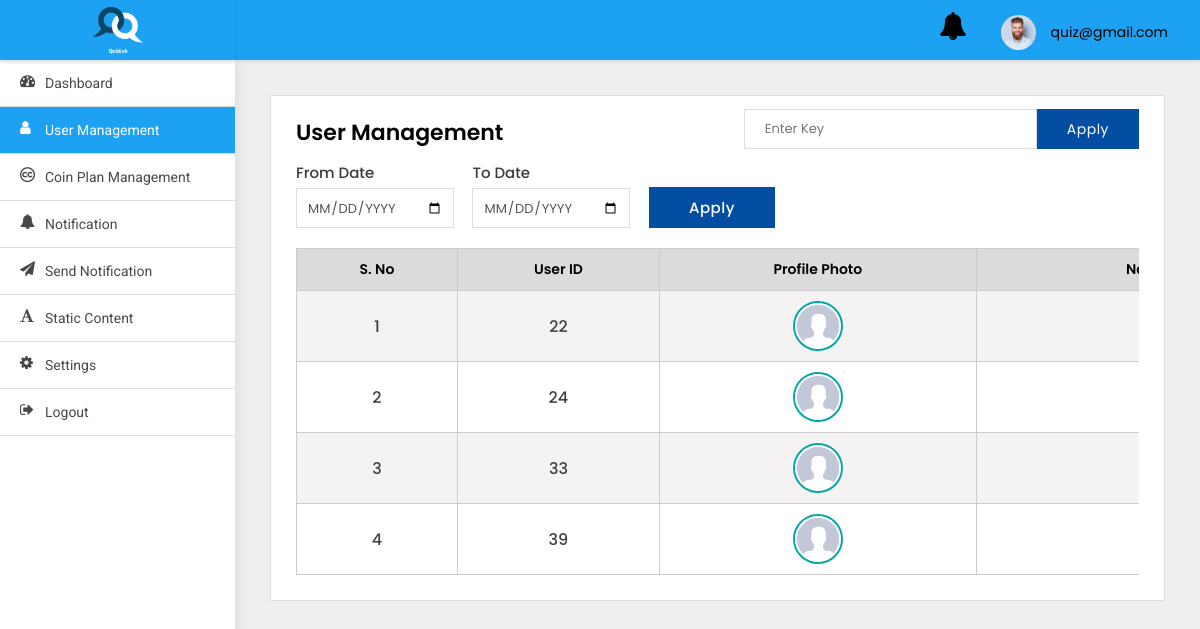
/adminpanel/users-list/ (signed in), run on an earlier commit of the app's database.
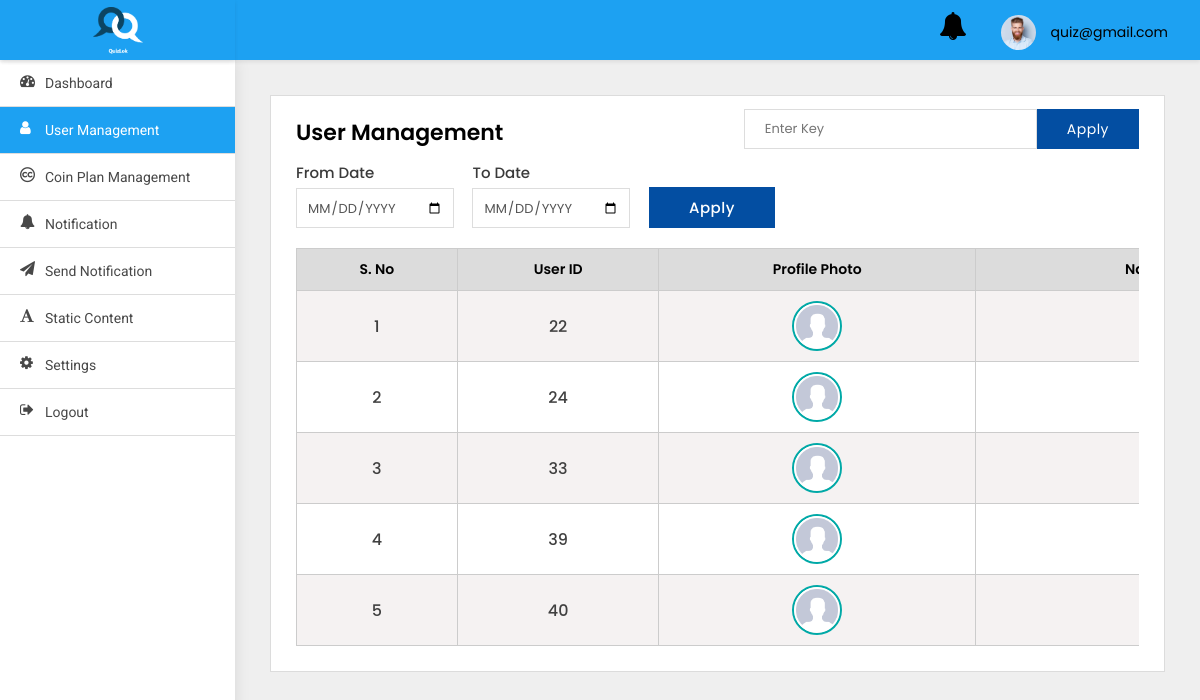
And on a later commit of the database.
### src/models.py (models this page shows)
class AppUser(models.Model):
    username = models.CharField(default='first name', max_length=100)
    country_code = models.CharField(default='+91', max_length=10)
    phone_number = models.CharField(default='', max_length=13)
    password = models.CharField(default='123456', max_length=100)
    profile_pic = models.ImageField(default='default_profile.png', null=True, blank=True)
    device_token = models.CharField(default='', max_length=2000)
    created_at = models.DateTimeField(auto_now_add=True)

### adminpanel/views.py (the view)
# urls.py: path('users-list/', UsersList.as_view(), name='users-list'),
class UsersList(LoginRequiredMixin, ListView):
    paginate_by = 5
    model = User
    template_name = 'user-management.html'
    login_url = 'adminpanel:login'
    def get(self, request, *args, **kwargs):
        qs = self.request.GET.get('qs')
        if qs:
            search = AppUser.objects.filter(Q(username__icontains=qs) |
                                            Q(id__icontains=qs) |
                                            Q(phone_number__icontains=qs))
            search_count = len(search)
            context = {
                'search': search,
            }
            if search:
                messages.info(self.request, str(
                    search_count) + ' matches found')
                return render(self.request, 'user-management.html', context)
            else:
                messages.info(self.request, 'No results found')
                return render(self.request, 'user-management.html', context)
        else:
            users = AppUser.objects.all()
            myfilter = UserFilter(self.request.GET, queryset=users)
            users = myfilter.qs
            print(users.count())
            paginator = Paginator(users, self.paginate_by)
            page_number = self.request.GET.get('page')
            page_obj = paginator.get_page(page_number)
            context = {
                'object_list': users,
                'myfilter': myfilter,
                'pages': page_obj,
            }
            return render(self.request, "user-management.html", context)

### adminpanel/templates/user-management.html (shortened to what the changed rows need)
{% extends 'base.html' %}
{% block body %}
<div class="WrapperArea">
    <div class="WrapperBox">
        <div class="Small-Wrapper">
            {% if search %}
            <div class="TableList">
                <div class="dragscroll">
                    <table style="width: 150vw">
                        <thead>
                        <tr>
                            <th>S. No</th>
                            <th>User ID</th>
                            <th>Name of the user</th>
                            <th>Profile Photo</th>
                            <th>Phone Number</th>
                            <th>Action</th>
                        </tr>
                        </thead>
                        <tbody>
                        {% for object in search %}
                        <tr>
                            <td>{{forloop.counter}}</td>
                            <td>{{object.id}}</td>
                            <td>{{object.username}}</td>
                            {% if object.profile_pic %}
                            <td>
                                <figure><img src="{{object.profile_pic.url}}" alt="Profile pic"></figure>
                            </td>
                            {% else %}
                            <td>
                                <figure><img src="https://snapic-bucket.s3.amazonaws.com/static/default_profile.png"
                                             alt=""></figure>
                            </td>
                            {% endif %}
                            <td>{{object.phone_number}}</td>
                            <td>
                                <a class="Blue" href="{% url 'adminpanel:user-detail' object.id %}">
                                    <i class="fa fa-eye"></i>
                                </a>
                                <button class="Red deleteButton" value="{{object.id}}" data-toggle="modal"
                                        data-target="#DeleteModal" style="border:none;box-shadow:none;
                                                                                background:transparent;outline:0;">
                                    <i class="fa fa-trash"></i>
                                </button>
                                {% if object.is_blocked %}
                                <button class="Red cross" data-target="#UnBlock" data-toggle="modal"
                                        value="{{object.id}}"
                                        style="border:none;box-shadow:none;background:transparent;outline:0;margin-left:10px;">
                                    <i class="fa fa-ban"></i>
                                </button>
                                {% else %}
                                <button class="Green tick" data-target="#Block" data-toggle="modal"
                                        value="{{object.id}}"
                                        style="border:none;box-shadow:none;background:transparent;outline:0;margin-left:10px;">
                                    <i class="fa fa-check"></i>
                                </button>
                                {% endif %}
                            </td>
                        </tr>
                        {% endfor %}
                        </tbody>
                    </table>
                </div>
            </div>
            {% elif pages %}
            <div class="TableList">
                <div class="dragscroll">
                    <table style="width: 150vw">
                        <thead>
                        <tr>
                            <th>S. No</th>
                            <th>User ID</th>
                            <th>Profile Photo</th>
                            <th>Name of the user</th>
                        </tr>
                        </thead>
                        <tbody>
                        {% for object in pages %}
                        <tr>
                            <td>{{forloop.counter}}</td>
                            <td>{{object.id}}</td>
                            {% if object.profile_pic %}
                            <td>
                                <center>
                                    <figure><img src="{{object.profile_pic.url}}" alt="Profile pic"></figure>
                                </center>
                            </td>
                            {% endif %}
                            <td>{{object.username}}</td>
                        </tr>
                        {% endfor %}
                        </tbody>
                    </table>
                </div>
            </div>
            {% endif %}
        </div>
    </div>
</div>
{% endblock body %}

What changed in the data, as far as the page shows it:
added AppUser: id "40", profile_pic (placeholder picture)
